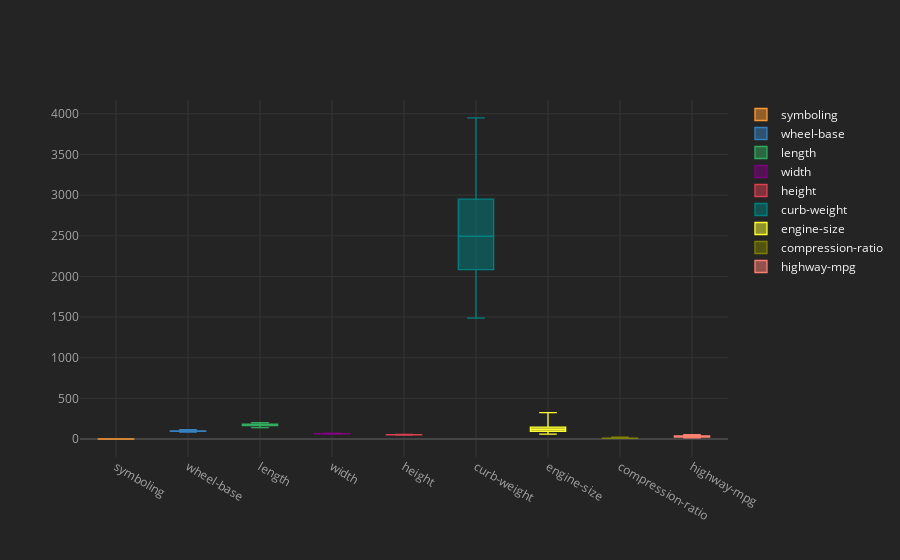

Notebook code cell kept with this figure:
### Code cell
Es.mean().sort_values(by='highway-mpg',ascending=False).iplot(kind="box")

### Figure 1 — Plotly figure (JSON) as saved in the notebook; plotly's stock layout.template omitted (floating-point values rounded to 4 significant figures)
{"data": [{"boxpoints": false, "line": {"width": 1.3}, "marker": {"color": "rgba(255, 153, 51, 1.0)"}, "name": "symboling", "orientation": "v", "type": "box", "y": [2, 2, 1, 0.4286, 1.667, 0, 1, 0, 1.107, 0, 0, 0.25, 0.3333, 0, 0.2143, 0.75, 0.75, 0.9545, 0.25, 2, -0.75, 1.222, 1, 1.538, 0.3333, 0.8333, 0, 0, 0.5]}, {"boxpoints": false, "line": {"width": 1.3}, "marker": {"color": "rgba(55, 128, 191, 1.0)"}, "name": "wheel-base", "orientation": "v", "type": "box", "y": [86.6, 88.4, 94.5, 94.73, 95.5, 98.8, 95.7, 100.4, 94.25, 97.2, 95.7, 95.91, 97.13, 101.3, 97.92, 97.8, 101.4, 97.7, 99.58, 97, 110.6, 102.0, 103.6, 96.87, 105.5, 102.3, 112, 102, 116.5]}, {"boxpoints": false, "line": {"width": 1.3}, "marker": {"color": "rgba(50, 171, 96, 1.0)"}, "name": "length", "orientation": "v", "type": "box", "y": [144.6, 141.1, 165.3, 158.4, 164.5, 177.8, 158.7, 180.2, 162.4, 172, 166.3, 161.0, 171, 176.9, 172.4, 172.8, 180.2, 171.7, 178.6, 179.7, 193.0, 182.1, 186.8, 176.7, 184.0, 185.5, 198.7, 191.7, 203.6]}, {"boxpoints": false, "line": {"width": 1.3}, "marker": {"color": "rgba(128, 0, 128, 1.0)"}, "name": "width", "orientation": "v", "type": "box", "y": [63.9, 60.3, 63.8, 63.89, 64.75, 66.5, 63.6, 66.9, 63.95, 65.4, 64.4, 64.42, 64.83, 66.4, 65.12, 65.64, 66.41, 64.99, 66.08, 65.47, 70.65, 67.58, 67.03, 67.01, 67.87, 68.43, 70.03, 70.6, 71.85]}, {"boxpoints": false, "line": {"width": 1.3}, "marker": {"color": "rgba(219, 64, 82, 1.0)"}, "name": "height", "orientation": "v", "type": "box", "y": [50.8, 53.2, 54.5, 52.34, 53.25, 55.5, 54.5, 55.1, 53.07, 52.5, 53, 54.1, 53.37, 54.46, 55.16, 54.35, 53.64, 53.55, 53.82, 53.83, 56.6, 53.77, 53.93, 52.66, 55.27, 53.05, 53.97, 47.8, 56.05]}, {"boxpoints": false, "line": {"width": 1.3}, "marker": {"color": "rgba(0, 128, 128, 1.0)"}, "name": "curb-weight", "orientation": "v", "type": "box", "y": [1713, 1488, 2017, 1967.0, 2093.0, 2443, 1985, 2579, 2010.0, 2145, 2275, 2061.0, 2233, 2635.0, 2372.0, 2400.0, 2666.0, 2494.0, 2581.0, 2674.0, 3632.0, 2939.0, 3054, 2895.0, 2989.0, 3265.0, 3879, 3950, 3808.0]}, {"boxpoints": false, "line": {"width": 1.3}, "marker": {"color": "rgba(255, 255, 51, 1.0)"}, "name": "engine-size", "orientation": "v", "type": "box", "y": [92, 61, 103, 92.43, 93.83, 122, 92, 97, 94.93, 108, 110, 95.62, 106, 124, 111.2, 115.3, 124.6, 121.7, 120.8, 134, 183, 144.7, 168.7, 148.4, 147.7, 182.8, 241.7, 326, 306]}, {"boxpoints": false, "line": {"width": 1.3}, "marker": {"color": "rgba(128, 128, 0, 1.0)"}, "name": "compression-ratio", "orientation": "v", "type": "box", "y": [9.6, 9.5, 21.9, 11.43, 16.2, 22.7, 9, 23, 9.729, 9.5, 22.5, 10.79, 8.9, 14.21, 8.864, 10.1, 11.82, 8.755, 8.558, 9.151, 21.5, 8.415, 9.167, 8.908, 7.933, 8.167, 8.067, 11.5, 8]}, {"boxpoints": false, "line": {"width": 1.3}, "marker": {"color": "rgba(251, 128, 114, 1.0)"}, "name": "highway-mpg", "orientation": "v", "type": "box", "y": [54, 53, 50, 44, 42.83, 42, 39, 38, 37.61, 37, 36, 34.25, 34, 33.14, 33, 30.92, 29.88, 29.27, 28.83, 27.75, 25, 24.74, 24.33, 23.31, 23, 20.83, 19.33, 17, 16]}], "layout": {"legend": {"bgcolor": "#242424", "font": {"color": "#F4F4F4"}}, "paper_bgcolor": "#242424", "plot_bgcolor": "#242424", "title": {"font": {"color": "#F4F4F4"}}, "xaxis": {"gridcolor": "#343434", "showgrid": true, "tickfont": {"color": "#A4A4A4"}, "title": {"font": {"color": "#A4A4A4"}, "text": ""}, "zerolinecolor": "#444444"}, "yaxis": {"gridcolor": "#343434", "showgrid": true, "tickfont": {"color": "#A4A4A4"}, "title": {"font": {"color": "#A4A4A4"}, "text": ""}, "zerolinecolor": "#444444"}}}
